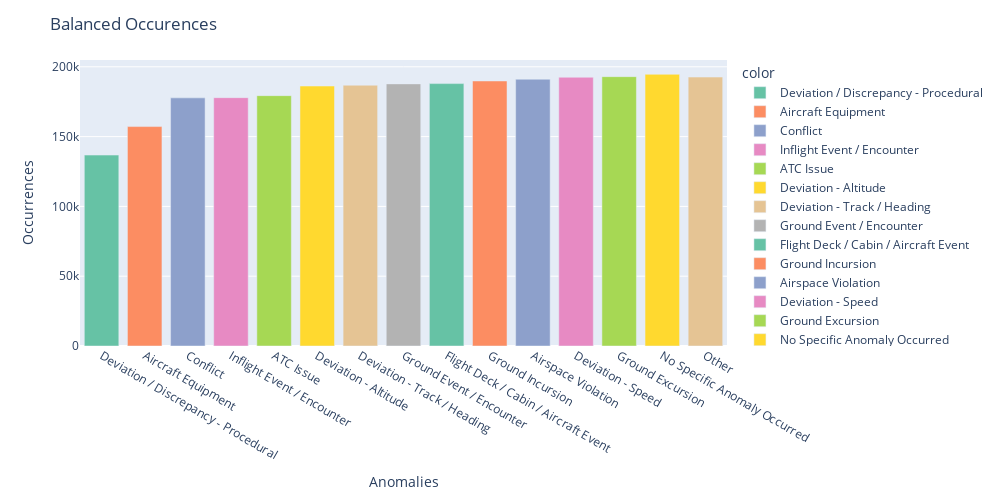

Source (notebook cell):
### Code cell
px.bar(x = labels_with_other,
       y=pos_weight * pos_num,
       width=1000,
       height=500,
       labels={'x':'Anomalies', 'y':'Occurrences'},
       color=labels_with_other,
       color_discrete_sequence=colors).update_layout(title_text='Balanced Occurences')

### Figure 1 — Plotly figure (JSON) as saved in the notebook; plotly's stock layout.template omitted (floating-point values rounded to 4 significant figures)
{"data": [{"alignmentgroup": "True", "hovertemplate": "color=Deviation / Discrepancy - Procedural<br>Anomalies=%{x}<br>Occurrences=%{y}<extra></extra>", "legendgroup": "Deviation / Discrepancy - Procedural", "marker": {"color": "rgb(102,194,165)", "pattern": {"shape": ""}}, "name": "Deviation / Discrepancy - Procedural", "offsetgroup": "Deviation / Discrepancy - Procedural", "orientation": "v", "showlegend": true, "textposition": "auto", "type": "bar", "x": ["Deviation / Discrepancy - Procedural"], "xaxis": "x", "y": [136774], "yaxis": "y"}, {"alignmentgroup": "True", "hovertemplate": "color=Aircraft Equipment<br>Anomalies=%{x}<br>Occurrences=%{y}<extra></extra>", "legendgroup": "Aircraft Equipment", "marker": {"color": "rgb(252,141,98)", "pattern": {"shape": ""}}, "name": "Aircraft Equipment", "offsetgroup": "Aircraft Equipment", "orientation": "v", "showlegend": true, "textposition": "auto", "type": "bar", "x": ["Aircraft Equipment"], "xaxis": "x", "y": [157177], "yaxis": "y"}, {"alignmentgroup": "True", "hovertemplate": "color=Conflict<br>Anomalies=%{x}<br>Occurrences=%{y}<extra></extra>", "legendgroup": "Conflict", "marker": {"color": "rgb(141,160,203)", "pattern": {"shape": ""}}, "name": "Conflict", "offsetgroup": "Conflict", "orientation": "v", "showlegend": true, "textposition": "auto", "type": "bar", "x": ["Conflict"], "xaxis": "x", "y": [177765], "yaxis": "y"}, {"alignmentgroup": "True", "hovertemplate": "color=Inflight Event / Encounter<br>Anomalies=%{x}<br>Occurrences=%{y}<extra></extra>", "legendgroup": "Inflight Event / Encounter", "marker": {"color": "rgb(231,138,195)", "pattern": {"shape": ""}}, "name": "Inflight Event / Encounter", "offsetgroup": "Inflight Event / Encounter", "orientation": "v", "showlegend": true, "textposition": "auto", "type": "bar", "x": ["Inflight Event / Encounter"], "xaxis": "x", "y": [177907], "yaxis": "y"}, {"alignmentgroup": "True", "hovertemplate": "color=ATC Issue<br>Anomalies=%{x}<br>Occurrences=%{y}<extra></extra>", "legendgroup": "ATC Issue", "marker": {"color": "rgb(166,216,84)", "pattern": {"shape": ""}}, "name": "ATC Issue", "offsetgroup": "ATC Issue", "orientation": "v", "showlegend": true, "textposition": "auto", "type": "bar", "x": ["ATC Issue"], "xaxis": "x", "y": [179355], "yaxis": "y"}, {"alignmentgroup": "True", "hovertemplate": "color=Deviation - Altitude<br>Anomalies=%{x}<br>Occurrences=%{y}<extra></extra>", "legendgroup": "Deviation - Altitude", "marker": {"color": "rgb(255,217,47)", "pattern": {"shape": ""}}, "name": "Deviation - Altitude", "offsetgroup": "Deviation - Altitude", "orientation": "v", "showlegend": true, "textposition": "auto", "type": "bar", "x": ["Deviation - Altitude"], "xaxis": "x", "y": [186230], "yaxis": "y"}, {"alignmentgroup": "True", "hovertemplate": "color=Deviation - Track / Heading<br>Anomalies=%{x}<br>Occurrences=%{y}<extra></extra>", "legendgroup": "Deviation - Track / Heading", "marker": {"color": "rgb(229,196,148)", "pattern": {"shape": ""}}, "name": "Deviation - Track / Heading", "offsetgroup": "Deviation - Track / Heading", "orientation": "v", "showlegend": true, "textposition": "auto", "type": "bar", "x": ["Deviation - Track / Heading"], "xaxis": "x", "y": [186828], "yaxis": "y"}, {"alignmentgroup": "True", "hovertemplate": "color=Ground Event / Encounter<br>Anomalies=%{x}<br>Occurrences=%{y}<extra></extra>", "legendgroup": "Ground Event / Encounter", "marker": {"color": "rgb(179,179,179)", "pattern": {"shape": ""}}, "name": "Ground Event / Encounter", "offsetgroup": "Ground Event / Encounter", "orientation": "v", "showlegend": true, "textposition": "auto", "type": "bar", "x": ["Ground Event / Encounter"], "xaxis": "x", "y": [187765], "yaxis": "y"}, {"alignmentgroup": "True", "hovertemplate": "color=Flight Deck / Cabin / Aircraft Event<br>Anomalies=%{x}<br>Occurrences=%{y}<extra></extra>", "legendgroup": "Flight Deck / Cabin / Aircraft Event", "marker": {"color": "rgb(102,194,165)", "pattern": {"shape": ""}}, "name": "Flight Deck / Cabin / Aircraft Event", "offsetgroup": "Flight Deck / Cabin / Aircraft Event", "orientation": "v", "showlegend": true, "textposition": "auto", "type": "bar", "x": ["Flight Deck / Cabin / Aircraft Event"], "xaxis": "x", "y": [187960], "yaxis": "y"}, {"alignmentgroup": "True", "hovertemplate": "color=Ground Incursion<br>Anomalies=%{x}<br>Occurrences=%{y}<extra></extra>", "legendgroup": "Ground Incursion", "marker": {"color": "rgb(252,141,98)", "pattern": {"shape": ""}}, "name": "Ground Incursion", "offsetgroup": "Ground Incursion", "orientation": "v", "showlegend": true, "textposition": "auto", "type": "bar", "x": ["Ground Incursion"], "xaxis": "x", "y": [189858], "yaxis": "y"}, {"alignmentgroup": "True", "hovertemplate": "color=Airspace Violation<br>Anomalies=%{x}<br>Occurrences=%{y}<extra></extra>", "legendgroup": "Airspace Violation", "marker": {"color": "rgb(141,160,203)", "pattern": {"shape": ""}}, "name": "Airspace Violation", "offsetgroup": "Airspace Violation", "orientation": "v", "showlegend": true, "textposition": "auto", "type": "bar", "x": ["Airspace Violation"], "xaxis": "x", "y": [191110], "yaxis": "y"}, {"alignmentgroup": "True", "hovertemplate": "color=Deviation - Speed<br>Anomalies=%{x}<br>Occurrences=%{y}<extra></extra>", "legendgroup": "Deviation - Speed", "marker": {"color": "rgb(231,138,195)", "pattern": {"shape": ""}}, "name": "Deviation - Speed", "offsetgroup": "Deviation - Speed", "orientation": "v", "showlegend": true, "textposition": "auto", "type": "bar", "x": ["Deviation - Speed"], "xaxis": "x", "y": [192518], "yaxis": "y"}, {"alignmentgroup": "True", "hovertemplate": "color=Ground Excursion<br>Anomalies=%{x}<br>Occurrences=%{y}<extra></extra>", "legendgroup": "Ground Excursion", "marker": {"color": "rgb(166,216,84)", "pattern": {"shape": ""}}, "name": "Ground Excursion", "offsetgroup": "Ground Excursion", "orientation": "v", "showlegend": true, "textposition": "auto", "type": "bar", "x": ["Ground Excursion"], "xaxis": "x", "y": [192950], "yaxis": "y"}, {"alignmentgroup": "True", "hovertemplate": "color=No Specific Anomaly Occurred<br>Anomalies=%{x}<br>Occurrences=%{y}<extra></extra>", "legendgroup": "No Specific Anomaly Occurred", "marker": {"color": "rgb(255,217,47)", "pattern": {"shape": ""}}, "name": "No Specific Anomaly Occurred", "offsetgroup": "No Specific Anomaly Occurred", "orientation": "v", "showlegend": true, "textposition": "auto", "type": "bar", "x": ["No Specific Anomaly Occurred"], "xaxis": "x", "y": [194635], "yaxis": "y"}, {"alignmentgroup": "True", "hovertemplate": "color=Other<br>Anomalies=%{x}<br>Occurrences=%{y}<extra></extra>", "legendgroup": "Other", "marker": {"color": "rgb(229,196,148)", "pattern": {"shape": ""}}, "name": "Other", "offsetgroup": "Other", "orientation": "v", "showlegend": true, "textposition": "auto", "type": "bar", "x": ["Other"], "xaxis": "x", "y": [192652], "yaxis": "y"}], "layout": {"barmode": "relative", "height": 500, "legend": {"title": {"text": "color"}, "tracegroupgap": 0}, "margin": {"t": 60}, "title": {"text": "Balanced Occurences"}, "width": 1000, "xaxis": {"anchor": "y", "domain": [0, 1], "title": {"text": "Anomalies"}}, "yaxis": {"anchor": "x", "domain": [0, 1], "title": {"text": "Occurrences"}}}}
